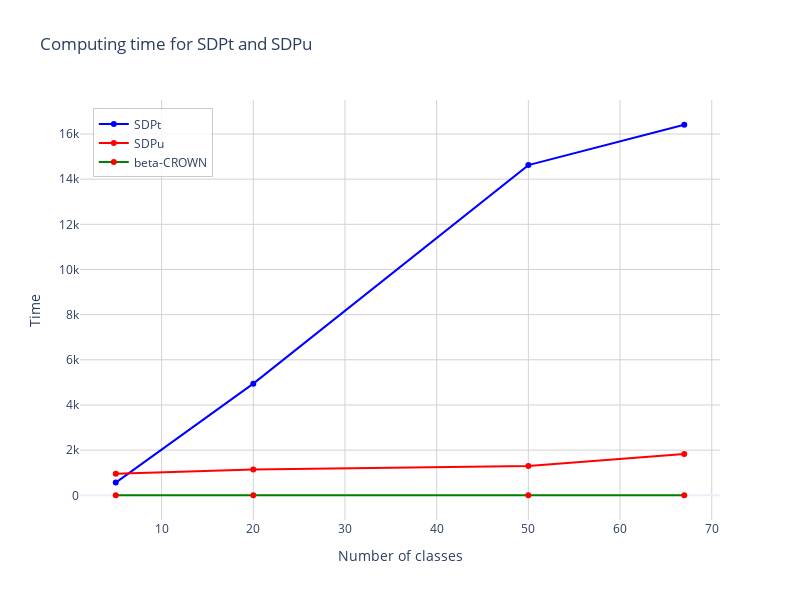

The code cell stored with this chart in its notebook:
### Code cell
import plotly.graph_objects as go
import numpy as np

# Exemple de données (remplacez par vos propres tableaux)
N = np.array([5, 20, 50,  67])
SDPt = np.array([563, 4945, 14622, 16410])
SDPu = np.array([959, 1139, 1297, 1829])
beta_CROWN = np.array([3, 5, 2, 3])
SDPt_verified = ['40%','25%','4%','7%']
SDPu_verified = ['80%','70%','98%','90%']
beta_CROWN_verified = ['20%','20%','4%','4%']


# Création de la figure
fig = go.Figure()

# Ajout de la courbe SDPt
fig.add_trace(go.Scatter(
    x=N,
    y=SDPt,
    mode='lines+markers',
    name='SDPt',
    line=dict(color='blue', width=2),
    marker=dict(size=6, color='blue')
))

# Ajout de la courbe SDPu
fig.add_trace(go.Scatter(
    x=N,
    y=SDPu,
    mode='lines+markers',
    name='SDPu',
    line=dict(color='red', width=2),
    marker=dict(size=6, color='red')
))

# Ajout de la courbe beta-CROWN
fig.add_trace(go.Scatter(
    x=N,
    y=beta_CROWN,
    mode='lines+markers',
    name='beta-CROWN',
    line=dict(color='green', width=2),
    marker=dict(size=6, color='red')
))

# Configuration du layout
fig.update_layout(
    title='Computing time for SDPt and SDPu',
    xaxis_title='Number of classes',
    yaxis_title='Time',
    legend=dict(
        x=0.02,
        y=0.98,
        bgcolor='rgba(255,255,255,0.8)',
        bordercolor='rgba(0,0,0,0.2)',
        borderwidth=1
    ),
    template='plotly_white',
    width=800,
    height=600
)

# Configuration des axes
fig.update_xaxes(showgrid=True, gridwidth=1, gridcolor='lightgray')
fig.update_yaxes(showgrid=True, gridwidth=1, gridcolor='lightgray')

# Affichage de la figure
fig.show()

# Optionnel : sauvegarder le graphique en HTML
# fig.write_html("graphique_T1_T2.html")

### Figure 1 — Plotly figure (JSON) as saved in the notebook; plotly's stock layout.template omitted (floating-point values rounded to 4 significant figures)
{"data": [{"line": {"color": "blue", "width": 2}, "marker": {"color": "blue", "size": 6}, "mode": "lines+markers", "name": "SDPt", "type": "scatter", "x": [5, 20, 50, 67], "y": [563, 4945, 14622, 16410]}, {"line": {"color": "red", "width": 2}, "marker": {"color": "red", "size": 6}, "mode": "lines+markers", "name": "SDPu", "type": "scatter", "x": [5, 20, 50, 67], "y": [959, 1139, 1297, 1829]}, {"line": {"color": "green", "width": 2}, "marker": {"color": "red", "size": 6}, "mode": "lines+markers", "name": "beta-CROWN", "type": "scatter", "x": [5, 20, 50, 67], "y": [3, 5, 2, 3]}], "layout": {"height": 600, "legend": {"bgcolor": "rgba(255,255,255,0.8)", "bordercolor": "rgba(0,0,0,0.2)", "borderwidth": 1, "x": 0.02, "y": 0.98}, "title": {"text": "Computing time for SDPt and SDPu"}, "width": 800, "xaxis": {"gridcolor": "lightgray", "gridwidth": 1, "showgrid": true, "title": {"text": "Number of classes"}}, "yaxis": {"gridcolor": "lightgray", "gridwidth": 1, "showgrid": true, "title": {"text": "Time"}}}}
